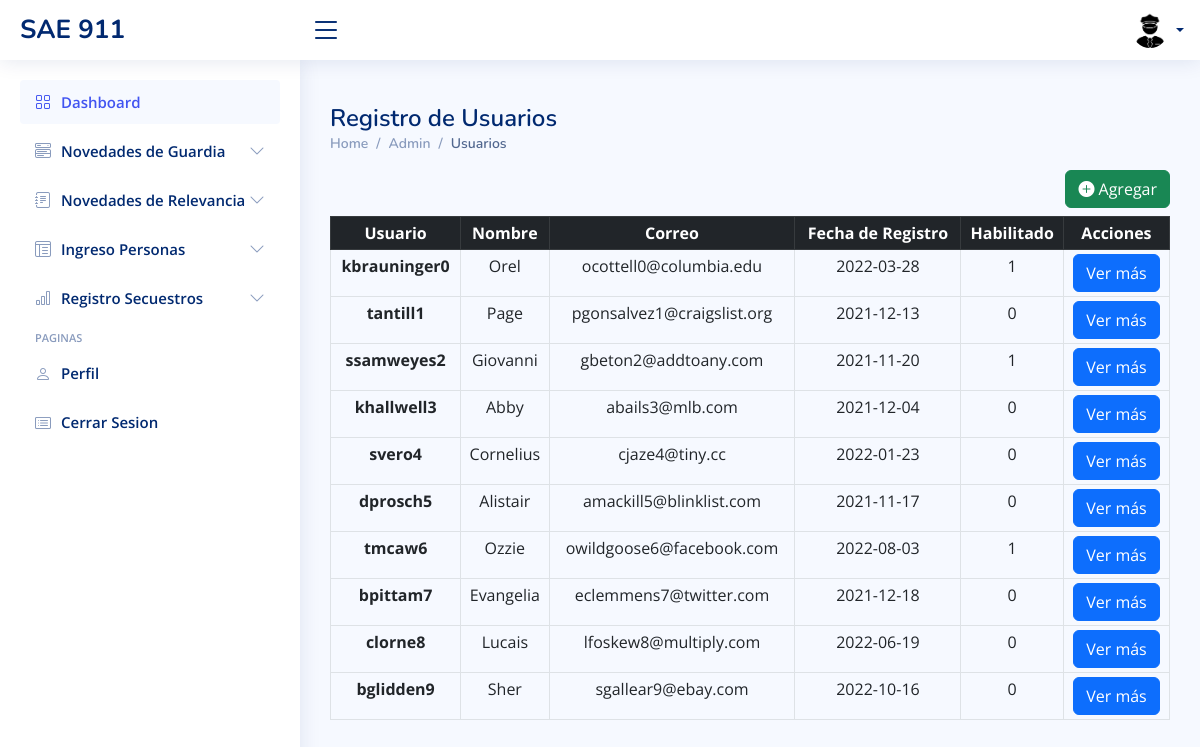
Page /usuarios-tabla.php on the committed database.
### tables this page shows
CREATE TABLE `usuarios` (
  `idUsuario` int NOT NULL,
  `usuario` varchar(50) NOT NULL,
  `contraseña` varchar(50) NOT NULL,
  `rol` int NOT NULL,
  `habilitado` int NOT NULL,
  `borrado` int NOT NULL,
  `idPersona` int NOT NULL
);

CREATE TABLE `personas` (
  `idPersona` int NOT NULL,
  `nombre` varchar(50) DEFAULT NULL,
  `apellido` varchar(50) DEFAULT NULL,
  `correo` varchar(50) DEFAULT NULL,
  `telefono` varchar(50) DEFAULT NULL,
  `sexo` varchar(50) DEFAULT NULL,
  `dni` varchar(20) DEFAULT NULL,
  `fechaRegistro` date DEFAULT NULL,
  `habilitado` int DEFAULT NULL,
  `borrado` int DEFAULT NULL
);

### usuarios-tabla.php (the view, shortened to what this page needs)
<?php
include 'conexion.php';
$consultaDatosTabla = "SELECT * FROM usuarios u INNER JOIN personas p WHERE u.idPersona=p.idPersona";
$resultado4 = mysqli_query($conexion, $consultaDatosTabla);
?>
<!DOCTYPE html>
<html lang="en">
<head>
    <link href="assets/vendor/bootstrap/css/bootstrap.min.css" rel="stylesheet">
    <link href="assets/vendor/bootstrap-icons/bootstrap-icons.css" rel="stylesheet">
    <link href="assets/vendor/boxicons/css/boxicons.min.css" rel="stylesheet">
    <link href="assets/vendor/quill/quill.snow.css" rel="stylesheet">
    <link href="assets/vendor/quill/quill.bubble.css" rel="stylesheet">
    <link href="assets/vendor/remixicon/remixicon.css" rel="stylesheet">
    <link href="assets/vendor/simple-datatables/style.css" rel="stylesheet">
    <link href="assets/css/style.css" rel="stylesheet">
</head>
<body>
    <?php include("./template/dashboard.php")?>
    <?php  if($_SESSION['rol'] == 1){
        include ("./template/admin.php");
        }else{
        include ("./template/usuario.php");
        }
    ?>
    <main id="main" class="main">
        <div class="pagetitle">
            <h1>Registro de Usuarios</h1>
            <nav>
                <ol class="breadcrumb">
                    <li class="breadcrumb-item"><a href="inicio-dashboard.php">Home</a></li>
                    <li class="breadcrumb-item"><a href="#">Admin</a></li>
                    <li class="breadcrumb-item active">Usuarios</li>
                </ol>
            </nav>
        </div>
        <button type="button" class="btn btn-success float-end mb-2" data-bs-toggle="modal" data-bs-target="#staticBackdrop">
            <i class="bi bi-plus-circle-fill"></i>
            Agregar
        </button>
        <section class="section">
            <table class="table table-sm table-hover table-bordered text-center">
                <thead class="table-dark">
                    <tr>
                        <th scope="col">Usuario</th>
                        <th scope="col">Nombre</th>
                        <th scope="col">Correo</th>
                        <th scope="col">Fecha de Registro</th>
                        <th scope="col">Habilitado</th>
                        <th scope="col">Acciones</th>
                    </tr>
                </thead>
                <tbody>
                    <?php
                    while ($row = $resultado4->fetch_assoc()) {
                    ?>
                        <tr>
                            <th scope="row"><?php echo $row['usuario'] ?></th>
                            <td scope="row"><?php echo $row['nombre'] ?></td>
                            <td scope="row"><?php echo $row['correo'] ?></td>
                            <td scope="row"><?php echo $row['fechaRegistro'] ?></td>
                            <td scope="row"><?php echo $row['habilitado'] ?></td>
                            <?php $idUsuario = $row['idUsuario'] ?>
                            <td scope="row">
                                <a class="btn btn-primary" href="usuarios-ver-mas.php?id=<?php echo $idUsuario?>">Ver más</a>
                            </td>
                        </tr>
                    <?php
                    }
                    ?>
                </tbody>
            </table>
        </section>
    </main>
</body>
</html>

### template/dashboard.php (shortened to what this page needs)
<header id="header" class="header fixed-top d-flex align-items-center">
    <div class="d-flex align-items-center justify-content-between">
      <a href="inicio-dashboard.php" class="logo d-flex align-items-center">
        <span class="d-none d-lg-block">SAE 911</span>
      </a>
      <i class="bi bi-list toggle-sidebar-btn"></i>
    </div>
    <nav class="header-nav ms-auto">
      <ul class="d-flex align-items-center">
        <li class="nav-item dropdown pe-3">
          <a class="nav-link nav-profile d-flex align-items-center pe-0" href="#" data-bs-toggle="dropdown">
          <img src="assets/img/siluetaPolicia.jpg" alt="Profile" class="rounded-circle">
            <span class="d-none d-md-block dropdown-toggle ps-2"><?php echo $_SESSION['usuario'];?></span>
          </a>
        </li>
      </ul>
    </nav>
  </header>

### template/usuario.php (shortened to what this page needs)
<aside id="sidebar" class="sidebar">
<ul class="sidebar-nav" id="sidebar-nav">
  <li class="nav-item">
    <a class="nav-link " href="inicio-dashboard.php">
      <i class="bi bi-grid"></i>
      <span>Dashboard</span>
    </a>
  </li>
  <li class="nav-item">
    <a class="nav-link collapsed" data-bs-target="#components-nav" data-bs-toggle="collapse" href="#">
      <i class="bi bi-menu-button-wide"></i><span>Novedades de Guardia</span><i class="bi bi-chevron-down ms-auto"></i>
    </a>
  </li>
  <li class="nav-item">
    <a class="nav-link collapsed" data-bs-target="#forms-nav" data-bs-toggle="collapse" href="#">
      <i class="bi bi-journal-text"></i><span>Novedades de Relevancia</span><i class="bi bi-chevron-down ms-auto"></i>
    </a>
  </li>
  <li class="nav-item">
    <a class="nav-link collapsed" data-bs-target="#tables-nav" data-bs-toggle="collapse" href="#">
      <i class="bi bi-layout-text-window-reverse"></i><span>Ingreso Personas</span><i class="bi bi-chevron-down ms-auto"></i>
    </a>
  </li>
  <li class="nav-item">
    <a class="nav-link collapsed" data-bs-target="#charts-nav" data-bs-toggle="collapse" href="#">
      <i class="bi bi-bar-chart"></i><span>Registro Secuestros</span><i class="bi bi-chevron-down ms-auto"></i>
    </a>
  </li>
  <li class="nav-heading">Paginas</li>
  <li class="nav-item">
    <a class="nav-link collapsed" href="../usuarios-perfil.php">
      <i class="bi bi-person"></i>
      <span>Perfil</span>
    </a>
  </li>
  <li class="nav-item">
    <a class="nav-link collapsed" href="cerrar-sesion.php">
      <i class="bi bi-card-list"></i>
      <span>Cerrar Sesion</span>
    </a>
  </li>
</ul>
</aside>

### assets/css/style.css (style rules this page uses)
:root { scroll-behavior: smooth; }
body { font-family: "Open Sans", sans-serif; background: #f6f9ff; color: #444444; }
a { color: #4154f1; text-decoration: none; }
h1, h2, h3, h4, h5, h6 { font-family: "Nunito", sans-serif; }
#main { margin-top: 60px; padding: 20px 30px; transition: all 0.3s; }
.pagetitle { margin-bottom: 10px; }
.pagetitle h1 { font-size: 24px; margin-bottom: 0; font-weight: 600; color: #012970; }
.breadcrumb { font-size: 14px; font-family: "Nunito", sans-serif; color: #899bbd; font-weight: 600; }
.breadcrumb a { color: #899bbd; transition: 0.3s; }
.breadcrumb .breadcrumb-item::before { color: #899bbd; }
.breadcrumb .active { color: #51678f; font-weight: 600; }
.logo { line-height: 1; }
@media (min-width: 1200px) { .logo { width: 280px; } }
.logo span { font-size: 26px; font-weight: 700; color: #012970; font-family: "Nunito", sans-serif; }
.header { transition: all 0.5s; z-index: 997; height: 60px; box-shadow: 0px 2px 20px rgba(1, 41, 112, 0.1); background-color: #fff; padding-left: 20px; }
.header .toggle-sidebar-btn { font-size: 32px; padding-left: 10px; cursor: pointer; color: #012970; }
.header-nav ul { list-style: none; }
.header-nav>ul { margin: 0; padding: 0; }
.header-nav .nav-profile { color: #012970; }
.header-nav .nav-profile img { max-height: 36px; }
.header-nav .nav-profile span { font-size: 14px; font-weight: 600; }
.sidebar { position: fixed; top: 60px; left: 0; bottom: 0; width: 300px; z-index: 996; transition: all 0.3s; padding: 20px; overflow-y: auto; scrollbar-width: thin; scrollbar-color: #aab7cf transparent; box-shadow: 0px 0px 20px rgba(1, 41, 112, 0.1); background-color: #fff; }
@media (min-width: 1200px) { #main, #footer { margin-left: 300px; } }
.sidebar-nav { padding: 0; margin: 0; list-style: none; }
.sidebar-nav li { padding: 0; margin: 0; list-style: none; }
.sidebar-nav .nav-item { margin-bottom: 5px; }
.sidebar-nav .nav-heading { font-size: 11px; text-transform: uppercase; color: #899bbd; font-weight: 600; margin: 10px 0 5px 15px; }
.sidebar-nav .nav-link { display: flex; align-items: center; font-size: 15px; font-weight: 600; color: #4154f1; transition: 0.3; background: #f6f9ff; padding: 10px 15px; border-radius: 4px; }
.sidebar-nav .nav-link i { font-size: 16px; margin-right: 10px; color: #4154f1; }
.sidebar-nav .nav-link.collapsed { color: #012970; background: #fff; }
.sidebar-nav .nav-link.collapsed i { color: #899bbd; }
.sidebar-nav .nav-link .bi-chevron-down { margin-right: 0; transition: transform 0.2s ease-in-out; }

### rows in the picture
usuarios: usuario "kbrauninger0", idPersona.nombre "Orel", idPersona.correo "ocottell0@columbia.edu", idPersona.fechaRegistro "2022-03-28", idPersona.habilitado "1"
usuarios: usuario "tantill1", idPersona.nombre "Page", idPersona.correo "pgonsalvez1@craigslist.org", idPersona.fechaRegistro "2021-12-13", idPersona.habilitado "0"
usuarios: usuario "ssamweyes2", idPersona.nombre "Giovanni", idPersona.correo "gbeton2@addtoany.com", idPersona.fechaRegistro "2021-11-20", idPersona.habilitado "1"
usuarios: usuario "khallwell3", idPersona.nombre "Abby", idPersona.correo "abails3@mlb.com", idPersona.fechaRegistro "2021-12-04", idPersona.habilitado "0"
usuarios: usuario "svero4", idPersona.nombre "Cornelius", idPersona.correo "cjaze4@tiny.cc", idPersona.fechaRegistro "2022-01-23", idPersona.habilitado "0"
usuarios: usuario "dprosch5", idPersona.nombre "Alistair", idPersona.correo "amackill5@blinklist.com", idPersona.fechaRegistro "2021-11-17", idPersona.habilitado "0"
usuarios: usuario "tmcaw6", idPersona.nombre "Ozzie", idPersona.correo "owildgoose6@facebook.com", idPersona.fechaRegistro "2022-08-03", idPersona.habilitado "1"
usuarios: usuario "bpittam7", idPersona.nombre "Evangelia", idPersona.correo "eclemmens7@twitter.com", idPersona.fechaRegistro "2021-12-18", idPersona.habilitado "0"
usuarios: usuario "clorne8", idPersona.nombre "Lucais", idPersona.correo "lfoskew8@multiply.com", idPersona.fechaRegistro "2022-06-19", idPersona.habilitado "0"
usuarios: usuario "bglidden9", idPersona.nombre "Sher", idPersona.correo "sgallear9@ebay.com", idPersona.fechaRegistro "2022-10-16", idPersona.habilitado "0"
